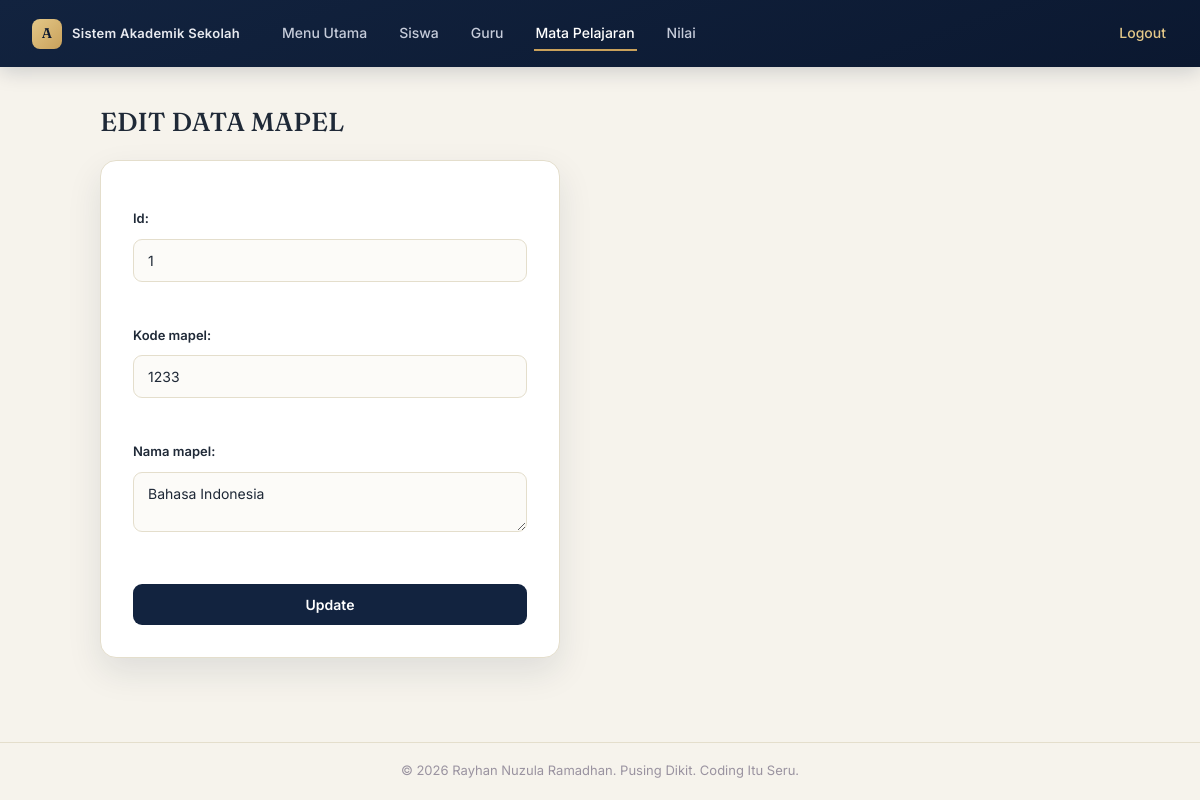
The app's page /mapel/edit.php?id=1 with its own data.
### tables this page shows
CREATE TABLE `mapel` (
  `id` int(11) NOT NULL,
  `kode_mapel` varchar(10) NOT NULL,
  `nama_mapel` varchar(100) NOT NULL
);

### mapel/edit.php (the view)
<?php
include 'koneksi.php';
include '../header.php';
$id = $_GET['id'];
$query = mysqli_query($koneksi, "SELECT * FROM mapel WHERE id='$id'");
$data = mysqli_fetch_array($query);
?>
<h1>EDIT DATA MAPEL</h1>
<form method="post" action="update.php">
    <label>Id:</label>
    <input type="text" name="id" value="<?php echo $data['id']; ?>" readonly><br><br>
    <label>Kode mapel:</label>
    <input type="text" name="kode_mapel" value="<?php echo $data['kode_mapel']; ?>"><br><br>
    <label>Nama mapel:</label>
    <textarea name="nama_mapel"><?php echo $data['nama_mapel']; ?></textarea><br><br>
    <input type="submit" value="Update">
</form>
<?php
include '../footer.php';
?>

### header.php (style rules this page uses)
* { margin:0; padding:0; box-sizing:border-box; }
:root { --navy:#12233F; --navy-deep:#0B1830; --gold:#C9A15B; --gold-light:#E4C888; --paper:#F6F3EC; --ink:#1F2937; --muted:#6B7280; --line:#E4DECC; }
body { font-family: 'Inter', sans-serif; background-color: var(--paper); color: var(--ink); line-height: 1.5; }
h1, h2, h3 { font-family: 'Fraunces', serif; font-weight: 500; color: var(--ink); }
h1 { font-size: 26px; margin-bottom: 18px; }
button, input[type="submit"] { background: var(--navy); color: #fff; border: none; padding: 12px 20px; border-radius: 9px; font-size: 14px; font-weight: 600; font-family: 'Inter', sans-serif; cursor: pointer; transition: .2s ease; }
form { background: #fff; max-width: 460px; padding: 32px; border-radius: 16px; box-shadow: 0 14px 34px rgba(18,35,63,.10); border: 1px solid var(--line); }
form label, form br + label { display: block; margin: 16px 0 6px; font-size: 13px; font-weight: 600; color: var(--ink); }
input[type="text"], input[type="number"], select, textarea { width: 100%; padding: 12px 14px; margin: 4px 0; border: 1.5px solid var(--line); border-radius: 9px; background: #FCFBF8; color: var(--ink); font-family: 'Inter', sans-serif; font-size: 14px; transition: .2s; }
form button, form input[type="submit"] { margin-top: 18px; width: 100%; }

### records on screen
mapel: id "1", kode_mapel "1233", nama_mapel "Bahasa Indonesia"
